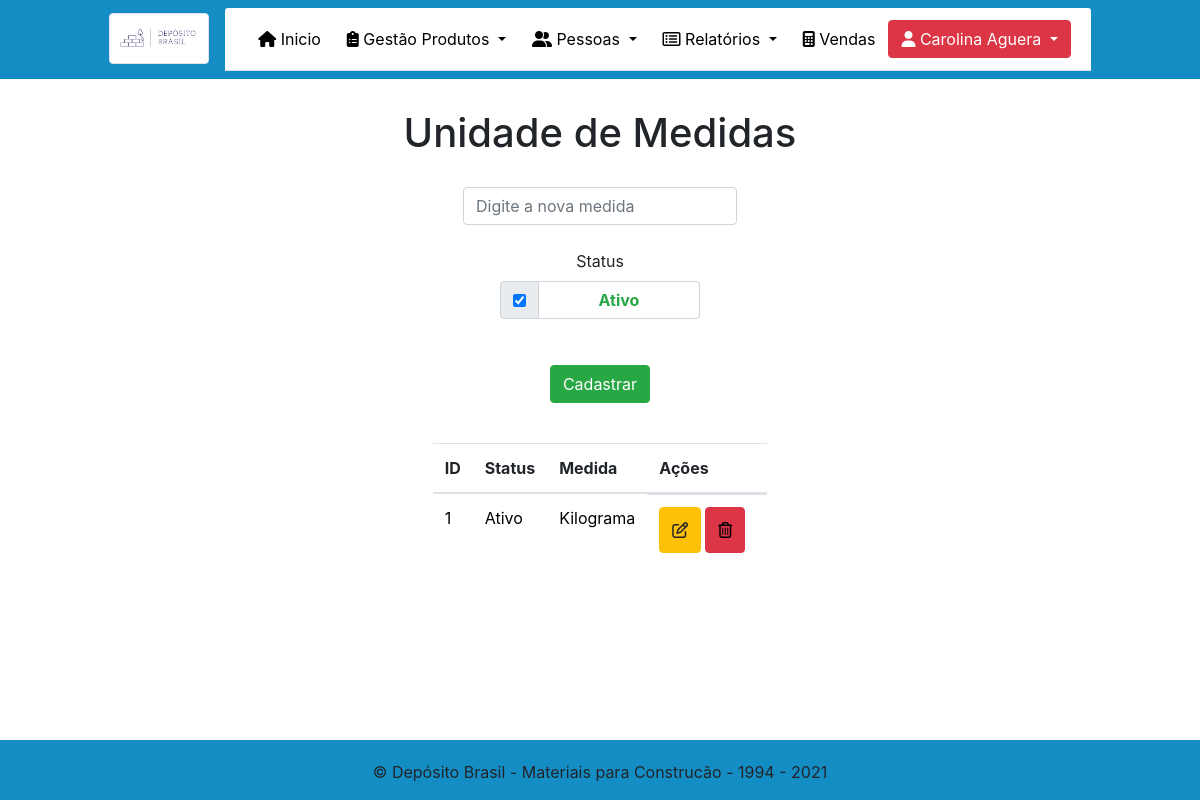
Page /Admin/Medida.php (signed in) on the committed database.
### tables this page shows
CREATE TABLE `medida` (
  `id` int(11) NOT NULL,
  `status` tinyint(1) NOT NULL,
  `nome` varchar(45) NOT NULL
);

### Admin/Medida.php (the view, shortened to what this page needs)
<!DOCTYPE html>
<html lang="pt-br">
<?php
require_once("../menu.php");
?>
<head>
</head>
<body class="teste">
    <h1 style="text-align: center; margin-top: 30px;">Unidade de Medidas</h1>
    <center class="container">
        <form name="form" method="POST" action="Medida.php" class="needs-validation" novalidate>
            <input type="text" class="form-control" name="nome" style="width: auto; margin-top: 30px;" placeholder="Digite a nova medida" required>
            <br>
            <div class="form-group "><label class="control-label" style="width: 200px !important;" for="status">Status</label><input type="hidden" name="status" value="0">
                <div class="input-group" style="width: 200px !important;">
                    <div class="input-group-prepend">
                        <div class="input-group-text">
                            <input type="checkbox" name="status" value="1" id="status" onclick="teste1(this);" checked>
                        </div>
                    </div>
                    <div class="form-control"><strong class="text-success" id="statuscadastrar">Ativo</strong></div>
                </div>
            </div>
            <button type="submit" class="btn btn-success" style="margin-top: 30px;" name="salvar">Cadastrar</button>
        </form>
        <table class="table table-hover" style="margin-top: 40px; width: auto;">
            <thead>
                <tr>
                    <th scope="col">ID</th>
                    <th scope="col">Status</th>
                    <th scope="col">Medida</th>
                    <th scope="col">Ações</th>
                </tr>
            </thead>
            <tbody style="color: black;">
                <?php
                $conexao = mysqli_connect('127.0.0.1', 'root', '', 'tcc');
                $sql = "select * from medida ";
                $medidas = mysqli_query($conexao, $sql);
                while ($data = mysqli_fetch_array($medidas)) {
                    if ($data['status'] == 1) {
                        $statusProduto = 'Ativo';
                    } else {
                        $statusProduto = 'Inativo';
                    } ?>
                <tr>
                    <td><?= $data['id']  ?></td>
                    <td><?= $statusProduto  ?></td>
                    <td><?= $data['nome']  ?></td>
                    <td class="actions d-flex" style="width: 120px;">
                        <center>
                            <form action="Medida.php" name="form" method="post" class="needs-validation" novalidate>
                                <button class="btn btn-warning btn-xs" type="button" style="margin-right: 4px; height: 46px; width: auto; " data-toggle="modal" data-target="#modalExemplo<?= $data['id'] ?>"><i class="far fa-edit"></i></button>
                            </form>
                        </center>
                        <button class="btn btn-danger btn-xs" style="height: 46px; width: auto; " type="button" data-toggle="modal" data-target="#ExemploModalCentralizado<?= $data['id'] ?>"><i class="far fa-trash-alt" style="color: black;"></i></button>
                    </td>
                </tr>
                <?php  }    ?>
            </tbody>
        </table>
    </center>
    <?php
    require_once("rodape.php");
    ?>
</body>
</html>

### Admin/Medida.php (style rules this page uses)
.teste { background-image: url("../img/textura2.jpg"); }

### rows in the picture
medida: id "1", status "Ativo", nome "Kilograma"

### other values in the picture
$_SESSION['nome_completo'] "Carolina Aguera"
